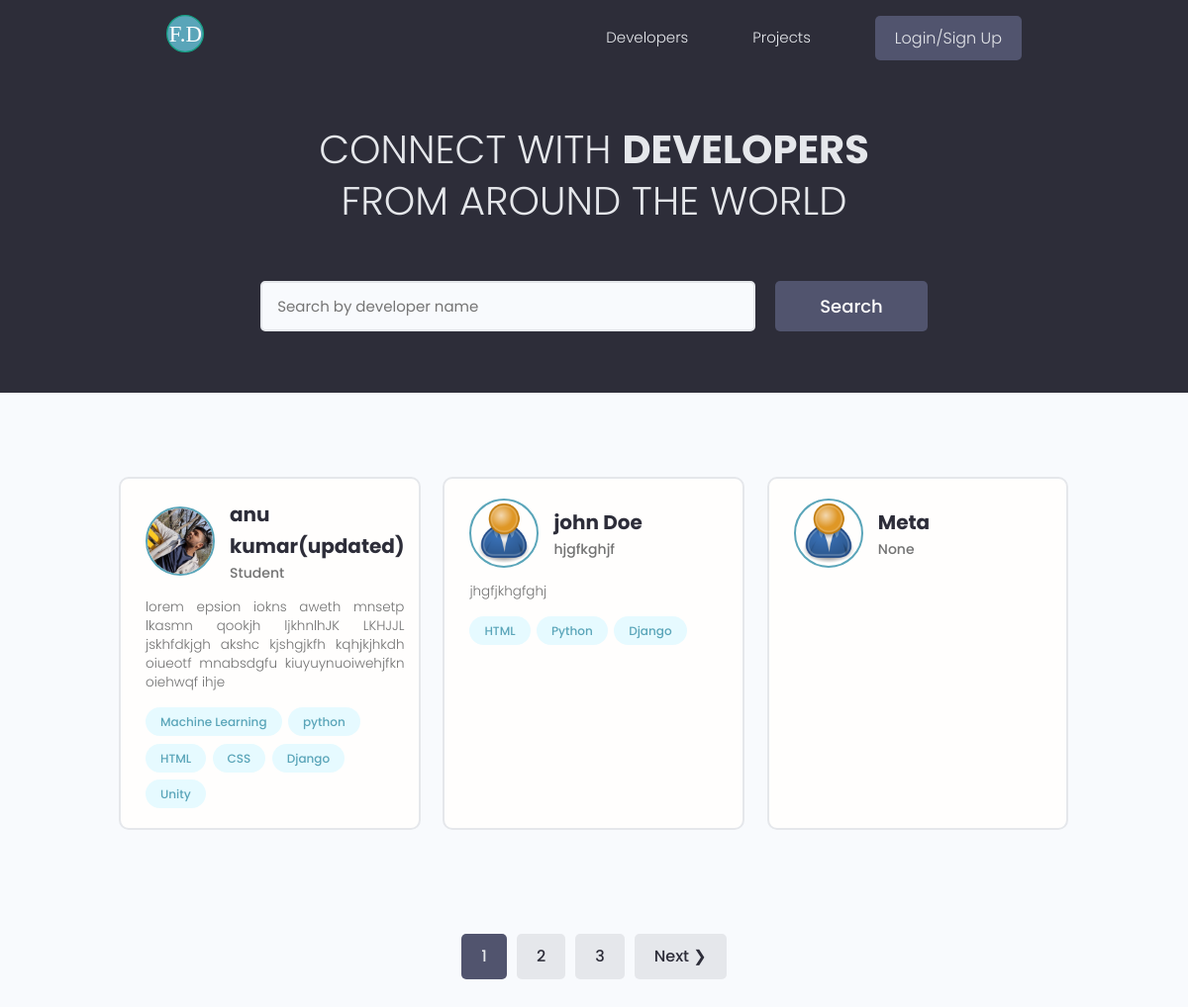
The app's page /, older data.
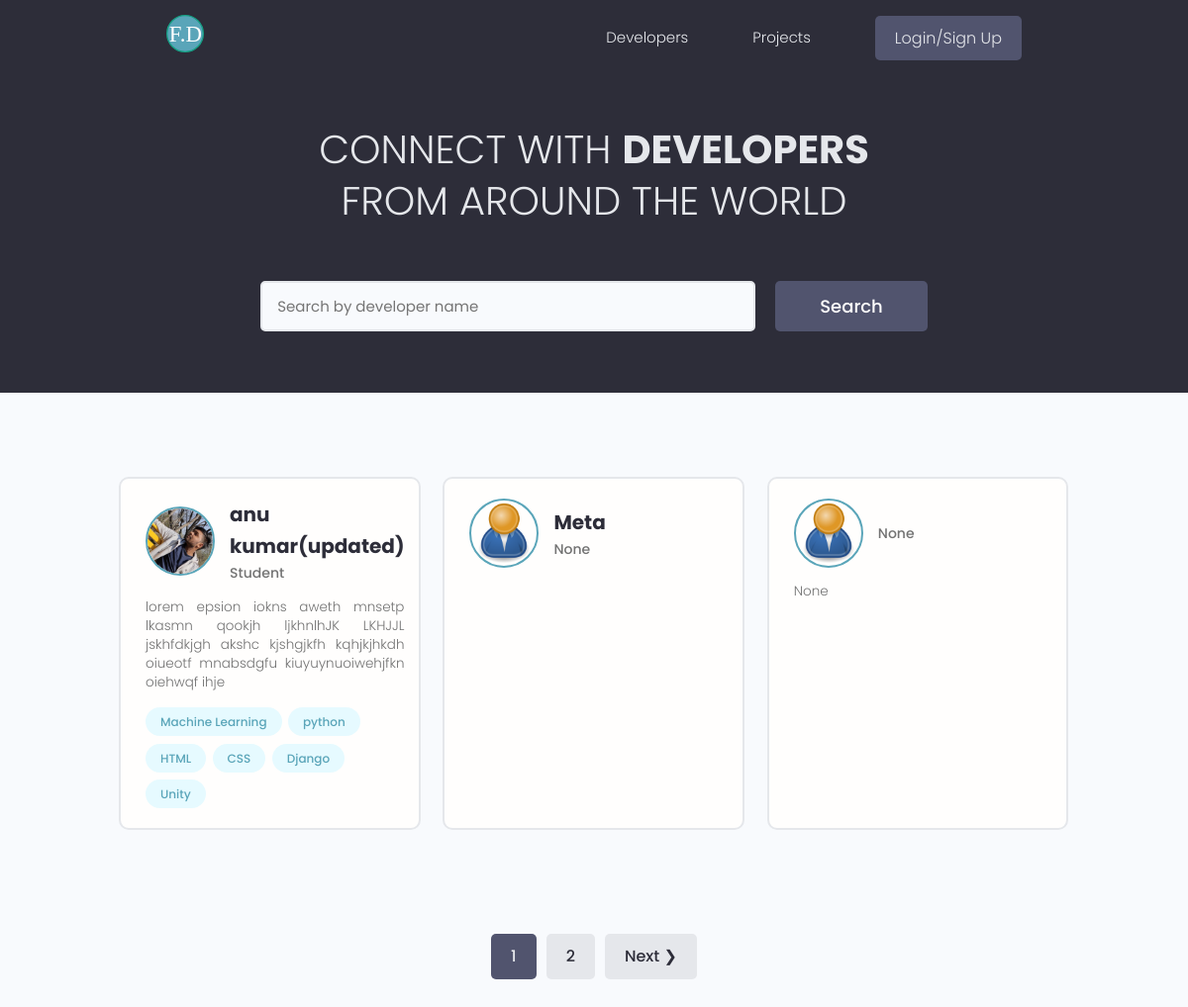
The same page, newer data.
### users/models.py (models this page shows, shortened)
class Profiles(models.Model):
    user = models.OneToOneField(User , on_delete = models.CASCADE ,null= True , blank=True)
    name = models.CharField(max_length=200 , blank=True ,null=True)
    email = models.EmailField(max_length=500 ,blank=True, null=True)
    username = models.CharField(max_length=200 , blank=True ,null=True)
    location = models.CharField(max_length=200 , blank=True ,null=True)
    short_intro = models.CharField(max_length=200 , blank=True ,null=True)
    bio = models.TextField(blank=True, null=True)
    profile_image = models.ImageField(null=True, blank =True ,upload_to ='profiles/',default='profiles/user-default.png')
    social_github = models.CharField(max_length=200,blank=True,null=True)
    social_twitter = models.CharField(max_length=200,blank=True,null=True)
    social_linkdin = models.CharField(max_length=200,blank=True,null=True)
    social_youtube = models.CharField(max_length=200,blank=True,null=True)
    social_website = models.CharField(max_length=200,blank=True,null=True)
    created = models.DateTimeField(auto_now_add=True)
    id = models.UUIDField(default=uuid.uuid4,unique=True,primary_key=True,editable=False)
    class Meta:
        ordering=['created']
    @property
    def imageURL(self):
        try:
            url = self.profile_image.url
        except:
            url=""
        return url

class Skill(models.Model):
    owner = models.ForeignKey(Profiles,on_delete=models.CASCADE,null=True,blank=True)
    name =  models.CharField(max_length=200,blank=True,null=True)
    description = models.TextField(null =True,blank=True)
    created = models.DateTimeField(auto_now_add=True)
    id = models.UUIDField(default=uuid.uuid4,unique=True,primary_key=True,editable=False)
    def __str__(self):
        return str(self.name)

### users/views.py (the view)
# urls.py: path('',views.profiles ,name="profiles"),
def profiles(request):
    profiles , search_query = searchProfiles(request)
    custom_range , profiles  = paginateProfiles(request ,profiles ,3)
    context = {'profiles':profiles, 'search_query': search_query,'custom_range':custom_range}
    return render(request,'users/profiles.html',context)

### users/utils.py (called while the page is built)
def paginateProfiles(request , profiles ,results):
    page = request.GET.get('page')
    paginator = Paginator(profiles,results)
    try:
        profiles =paginator.page(page)
    except PageNotAnInteger:
        page=1
        profiles = paginator.page(page)
    except EmptyPage:
        page  = paginator.num_pages
        profiles=paginator.page(page)
    leftIndex = (int(page) - 4)
    if leftIndex <1:
        leftIndex=1
    rightIndex = (int(page) +5)
    if rightIndex > paginator.num_pages:
        rightIndex = paginator.num_pages + 1
    custom_range = range(leftIndex,rightIndex )
    return custom_range , profiles

def searchProfiles(request):
    search_query = ''
    if request.GET.get('search_query'):
        search_query = request.GET.get('search_query')
    skills = Skill.objects.filter(name__icontains = search_query)
    profiles = Profiles.objects.distinct().filter(
        Q(name__icontains=search_query) |
        Q(short_intro__icontains = search_query)|
        Q(skill__in = skills)
        )
    return profiles , search_query

### users/templates/users/profiles.html (shortened to what this page needs)
{% extends 'main.html' %}
{% block content %}
  <main class="home">
    <section class="hero-section text-center">
      <div class="container container--narrow">
        <div class="hero-section__box">
          <h2>CONNECT WITH <span>DEVELOPERS</span></h2>
          <h2>FROM AROUND THE WORLD</h2>
        </div>
        <div class="hero-section__search">
          <form id='searchForm' class="form" action="#" method="get">
            <div class="form__field">
              <input class="input input--text" id="formInput#search" type="text" name="search_query"
              value="{{search_query}}" placeholder="Search by developer name" />
            </div>
            <input class="btn btn--sub btn--lg" type="submit" value="Search" />
          </form>
        </div>
      </div>
    </section>
    <section class="devlist">
      <div class="container">
        <div class="grid grid--three">
          {% for profile in profiles %}
          <div class="column card">
            <div class="dev">
              <a href="{% url 'user-profile' profile.id %}" class="card__body">
                <div class="dev__profile">
                  <img class="avatar avatar--md" src="{{ profile.imageURL }}" alt="image" />
                  <div class="dev__meta">
                    <h3>{{profile.name}}</h3>
                    <h5>{{profile.short_intro|slice:"60"}}</h5>
                  </div>
                </div>
                <p class="dev__info">
                    {{profile.bio|slice:'150'}}
                </p>
                <div class="dev__skills">
                    {% for skill in profile.skill_set.all|slice:"6" %}
                    <span class="tag tag--pill tag--main">
                        <small>{{skill}}</small>
                    </span>
                    {% endfor %}
                </div>
              </a>
            </div>
          </div>
        {% endfor %}
        </div>
      </div>
    </section>
    {% include 'pagination.html' with queryset=profiles custom_range=custom_range %}
  </main>
{% endblock content %}

Row changes from the older to the newer data that the page shows:
removed Profiles: imageURL (placeholder picture), name "john Doe", short_intro "hjgfkghjf", bio "jhgfjkhgfghj"
removed Skill: name "HTML", shown under "john Doe"
removed Skill: name "Python", shown under "john Doe"
removed Skill: name "Django", shown under "john Doe"
now on this page (row unchanged): Profiles: imageURL (placeholder picture), short_intro "None", bio "None"
Text that changed along with them:
list line gone: "3"
